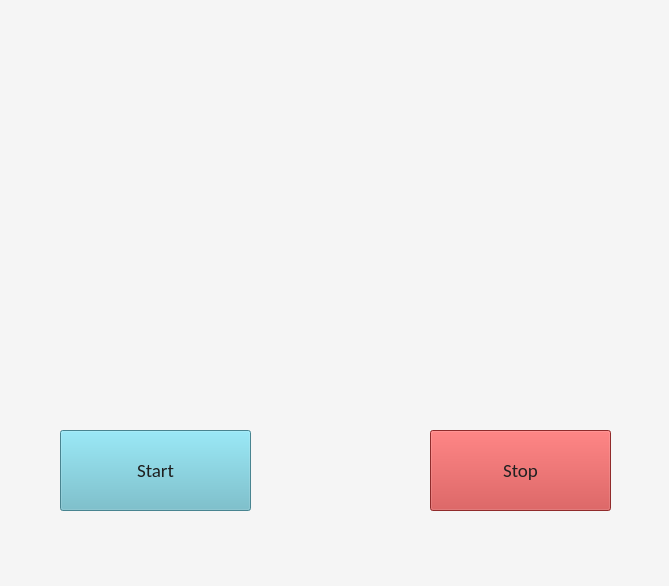
<?xml version="1.0" encoding="UTF-8"?>
<ui version="4.0">
 <class>Form</class>
 <widget class="QWidget" name="Form">
  <property name="geometry">
   <rect>
    <x>0</x>
    <y>0</y>
    <width>669</width>
    <height>586</height>
   </rect>
  </property>
  <property name="windowTitle">
   <string>Form</string>
  </property>
  <property name="styleSheet">
   <string notr="true">background-color:rgb(245, 245, 245)</string>
  </property>
  <widget class="QLabel" name="lblImage">
   <property name="geometry">
    <rect>
     <x>130</x>
     <y>70</y>
     <width>411</width>
     <height>251</height>
    </rect>
   </property>
   <property name="text">
    <string/>
   </property>
   <property name="pixmap">
    <pixmap>../Users/LeoMc/PycharmProjects/pyQt5Project/Queenslogo.jpg</pixmap>
   </property>
   <property name="scaledContents">
    <bool>true</bool>
   </property>
  </widget>
  <widget class="QPushButton" name="btnStart">
   <property name="geometry">
    <rect>
     <x>60</x>
     <y>430</y>
     <width>191</width>
     <height>81</height>
    </rect>
   </property>
   <property name="font">
    <font>
     <family>Calibri</family>
     <pointsize>14</pointsize>
    </font>
   </property>
   <property name="styleSheet">
    <string notr="true">background-color:rgb(101, 185, 201);
color:rgb(30, 31, 31)</string>
   </property>
   <property name="text">
    <string>Start</string>
   </property>
  </widget>
  <widget class="QPushButton" name="btnStop">
   <property name="geometry">
    <rect>
     <x>430</x>
     <y>430</y>
     <width>181</width>
     <height>81</height>
    </rect>
   </property>
   <property name="font">
    <font>
     <family>Calibri</family>
     <pointsize>14</pointsize>
    </font>
   </property>
   <property name="styleSheet">
    <string notr="true">background-color:rgb(201, 60, 60);
color:rgb(32, 33, 33)
</string>
   </property>
   <property name="text">
    <string>Stop</string>
   </property>
  </widget>
 </widget>
 <resources/>
 <connections/>
</ui>
